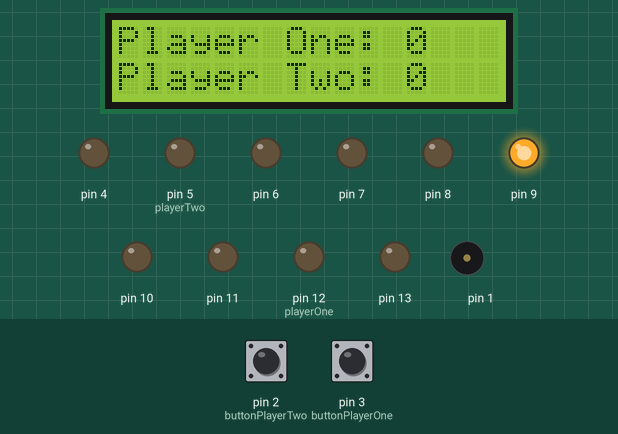
Simulated run of this sketch. Board: Arduino Uno, built with avr-gcc and run on an emulated ATmega328P. On the bench: 16×2 character LCD, output pins drawn as LEDs (lit = HIGH), buzzer (waves = sounding). Dashed ring = blinking. The test bench sets the inputs (shaded band); at power-on: pin 3 (buttonPlayerOne) LOW, pin 2 (buttonPlayerTwo) LOW.

Above: at 3.3 s.
3.4 s: pin 3 (buttonPlayerOne) pulled HIGH for 0.15 s
At 3.49 s:
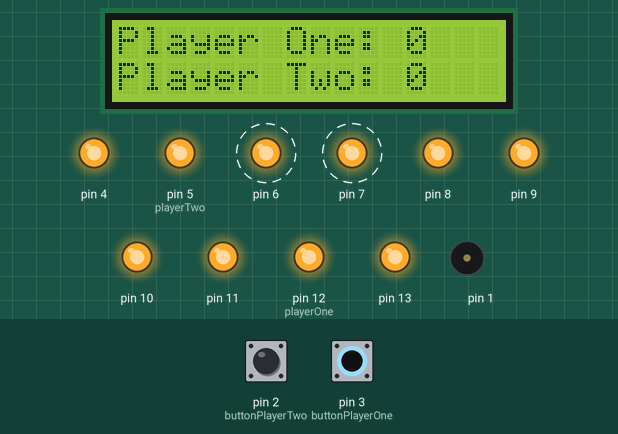
4.1 s: pin 2 (buttonPlayerTwo) pulled HIGH for 1 s
At 5.5 s:
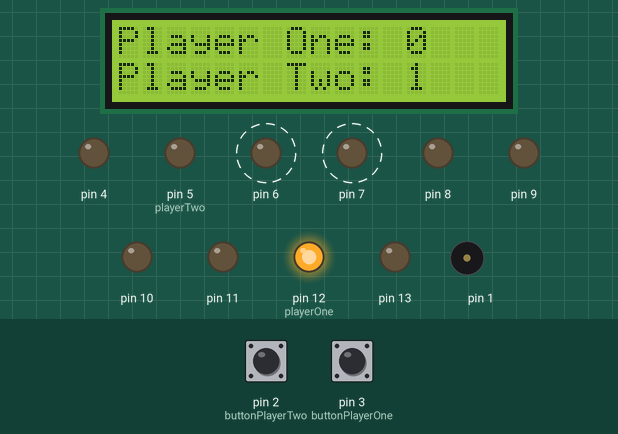
5.7 s: pin 3 (buttonPlayerOne) pulled HIGH for 1 s
At 7.1 s:
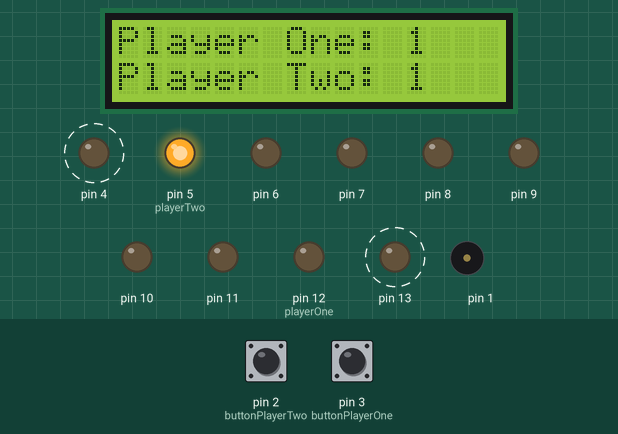
7.3 s: pin 2 (buttonPlayerTwo) pulsed HIGH 2 times (0.12 s each, 0.3 s apart)
At 9.15 s:
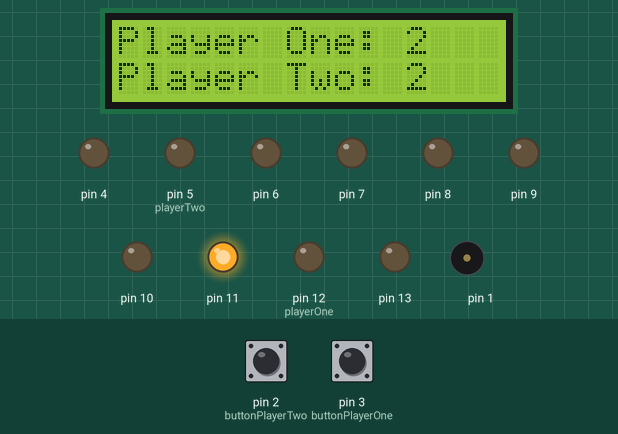
10.9 s: pin 3 (buttonPlayerOne) pulled HIGH for 0.15 s
At 11.15 s:
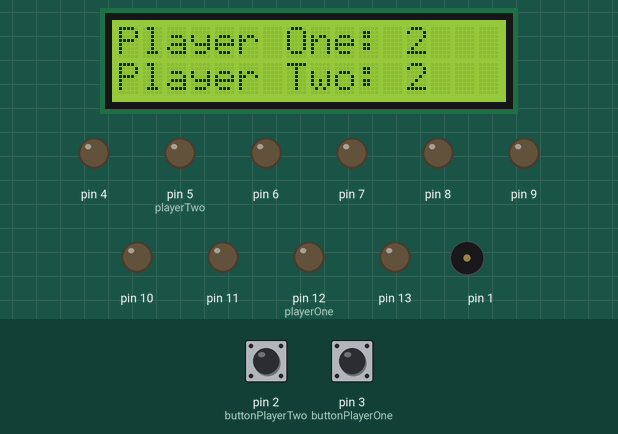
11.6 s: pin 2 (buttonPlayerTwo) pulled HIGH for 3.2 s
At 14.21 s:
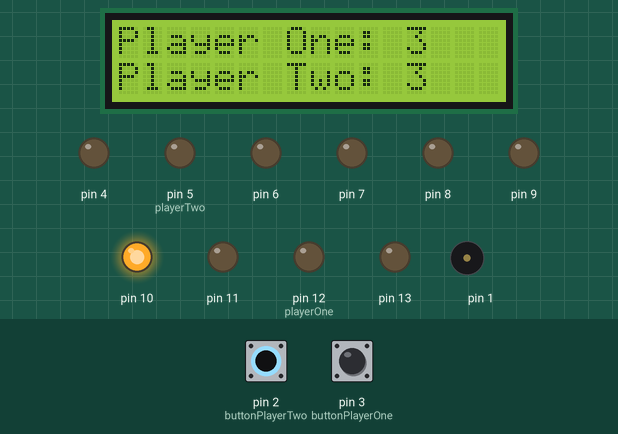
Timing chart, 0 to 18.2 s (numbered marks = the images above; inputs shaded):
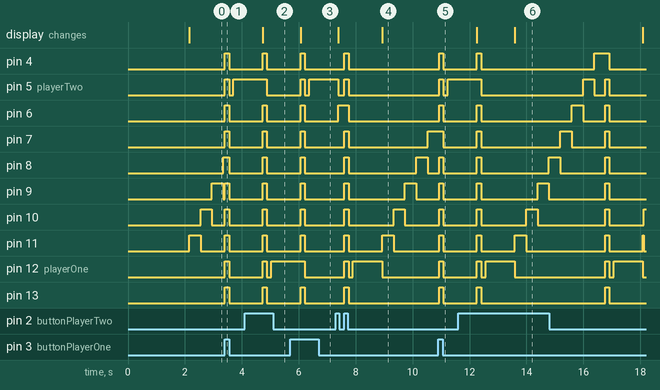

The sketch:

arduino_files.ino
```cpp
#include <Wire.h>
#include <LiquidCrystal_I2C.h>

LiquidCrystal_I2C lcd(0x27, 16, 2);

bool willTheBallGoTowardsPlayerTwo = true;
bool isInputAllowed = true;

const int playerOne = 12;
const int goalPlayerOne = 13;
const int buttonPlayerOne = 3;

const int playerTwo = 5;
const int goalPlayerTwo = 4;
const int buttonPlayerTwo = 2;

int scoreOfPlayerOne = 0;
int scoreOfPlayerTwo = 0;

const unsigned long initialMillisecondsPerLED = 400;
const unsigned long initialDeltaMillisecondsPerLED = 50;
unsigned long millisecondsPerLED = initialMillisecondsPerLED;
unsigned long deltaMillisecondsPerLED = initialDeltaMillisecondsPerLED;
unsigned long currentMillis = 0;
unsigned long previousMillis = 0;

int currentPosition = playerOne;        //Player one starts the game.
int previousPosition = playerOne + 1;
int deltaPosition = 0;

int buttonStatePlayerOne = 0;
int lastButtonStatePlayerOne = 0;
int buttonStatePlayerTwo = 0;
int lastButtonStatePlayerTwo = 0;

void setup() {
  lcd.backlight();
  lcd.begin(16, 2);
  lcd.clear();
  lcd.setCursor(2, 0);
  lcd.print("1D-Pong Game");
  lcd.setCursor(3, 1);
  lcd.print("by mircemk");
  delay(2000);

  lcd.clear();
  lcd.setCursor(0, 0);
  lcd.print("Player One: 0");
  lcd.setCursor(0, 1);
  lcd.print("Player Two: 0");

  // Initialize pins for LEDs and buttons
  for (int pin = 4; pin <= 13; pin++) {
    pinMode(pin, OUTPUT);
  }

  pinMode(buttonPlayerOne, INPUT);  // Player One button
  pinMode(buttonPlayerTwo, INPUT);  // Player Two button
}

void loop() {
  ListenForInput();
  currentMillis = millis();
  if (currentMillis - previousMillis >= millisecondsPerLED) {
    CheckGoalConditions();
    lcd.clear();
    lcd.setCursor(0, 0);
    lcd.print("Player One: ");
    lcd.setCursor(12, 0);
    lcd.print(scoreOfPlayerOne);

    lcd.setCursor(0, 1);
    lcd.print("Player Two: ");
    lcd.setCursor(12, 1);
    lcd.print(scoreOfPlayerTwo);
    CheckEndGame();
    DetermineNextPosition();
    MoveBallToNextPosition();
    previousMillis = currentMillis;
  }
}

void ListenForInput() {
  buttonStatePlayerOne = digitalRead(buttonPlayerOne);
  buttonStatePlayerTwo = digitalRead(buttonPlayerTwo);

  if (buttonStatePlayerOne != lastButtonStatePlayerOne && isInputAllowed) {
    if (buttonStatePlayerOne == HIGH) {
      if (currentPosition == playerOne) {
        ToggleBallDirection();
        IncreaseSpeed();
      } else {
        ScoreForPlayer(2);
      }
    }
    lastButtonStatePlayerOne = buttonStatePlayerOne;
  }

  if (buttonStatePlayerTwo != lastButtonStatePlayerTwo && isInputAllowed) {
    if (buttonStatePlayerTwo == HIGH) {
      if (currentPosition == playerTwo) {
        ToggleBallDirection();
        IncreaseSpeed();
      } else {
        ScoreForPlayer(1);
      }
    }
    lastButtonStatePlayerTwo = buttonStatePlayerTwo;
  }
}

void ToggleBallDirection() {
  willTheBallGoTowardsPlayerTwo = !willTheBallGoTowardsPlayerTwo;
  isInputAllowed = false;   // Prevent multiple inputs per frame
}

void IncreaseSpeed() {
  millisecondsPerLED -= deltaMillisecondsPerLED;
  if (deltaMillisecondsPerLED > 50) {
    deltaMillisecondsPerLED -= 50;
  }
}

void MoveBallToNextPosition() {
  previousPosition = currentPosition;
  digitalWrite(previousPosition, LOW);
  currentPosition = currentPosition + deltaPosition;
  digitalWrite(currentPosition, HIGH);
  tone(1, 500, 50);
  isInputAllowed = true;
}

void DetermineNextPosition() {
  if (willTheBallGoTowardsPlayerTwo) {
    deltaPosition = -1;
  } else {
    deltaPosition = 1;
  }
}

void CheckGoalConditions() {
  if (currentPosition == goalPlayerTwo) {
    ScoreForPlayer(1);
  } else if (currentPosition == goalPlayerOne) {
    ScoreForPlayer(2);
  }
}

void ScoreForPlayer(int playerWhoScored) {
  isInputAllowed = false;
  FlashAllLEDs(1);
  if (playerWhoScored == 1) {
    scoreOfPlayerOne++;
    Reset(1);
  } else if (playerWhoScored == 2) {
    scoreOfPlayerTwo++;
    Reset(2);
  }
}

void CheckEndGame() {
  if (scoreOfPlayerOne == 10) {
    lcd.clear();
    lcd.setCursor(0, 0);
    lcd.print("Player One Win");
    EndGameCeremonyFor(1);
  }
  if (scoreOfPlayerTwo == 10) {
    lcd.clear();
    lcd.setCursor(0, 0);
    lcd.print("Player Two Win");
    EndGameCeremonyFor(2);
  }
}

void Reset(int playerCurrentlyScored) {
  if (playerCurrentlyScored == 1) {
    digitalWrite(playerOne, HIGH);
    currentPosition = playerOne;
    willTheBallGoTowardsPlayerTwo = true;
    tone(1, 200, 150);
  } else if (playerCurrentlyScored == 2) {
    digitalWrite(playerTwo, HIGH);
    currentPosition = playerTwo;
    willTheBallGoTowardsPlayerTwo = false;
    tone(1, 300, 150);
  }

  delay(1000);  // 1 second pause
  millisecondsPerLED = initialMillisecondsPerLED;
  deltaMillisecondsPerLED = initialDeltaMillisecondsPerLED;
}

void EndGameCeremonyFor(int winner) {
  FlashAllLEDs(50);
  TurnOffAllLEDs();
  scoreOfPlayerOne = 0;
  scoreOfPlayerTwo = 0;
  delay(1000);
  lcd.clear();
  lcd.setCursor(4, 0);
  lcd.print("Starting");
  lcd.setCursor(4, 1);
  lcd.print("New Game");
  delay(2000);
}

void FlashAllLEDs(int blinkCount) {
  for (int i = 0; i < blinkCount; i++) {
    for (int pin = 4; pin <= 13; pin++) {
      digitalWrite(pin, HIGH);  // Turn on all LEDs
    }
    tone(1, 1000, 35);
    delay(150);  // Adjust delay to control blinking speed
    for (int pin = 4; pin <= 13; pin++) {
      digitalWrite(pin, LOW);  // Turn off all LEDs
    }
    delay(150);
  }
}

void TurnOffAllLEDs() {
  for (int pin = 4; pin <= 13; pin++) {
    digitalWrite(pin, LOW);
  }
}
```

Measured:
- after the input at 3.4 s, pin 4: LOW → HIGH at once, → LOW 0.15 s later; pin 5 (playerTwo): LOW → HIGH at once, → LOW 0.15 s later, → HIGH 0.15 s later
- after the input at 4.1 s, pin 4, pin 9–11, pin 13: LOW → HIGH after 0.63 s, → LOW 0.15 s later; pin 8: LOW → HIGH after 0.63 s instead of 1.4 s; pin 12 (playerOne): LOW → HIGH after 0.63 s, → LOW 0.15 s later, → HIGH 0.15 s later
- after the input at 5.7 s, pin 4, pin 6, pin 7, pin 13: LOW → HIGH after 0.36 s, → LOW 0.15 s later; pin 5 (playerTwo): LOW → HIGH after 0.36 s, → LOW 0.15 s later, → HIGH 0.15 s later; pin 8: LOW → HIGH after 0.36 s instead of 1.6 s
- after the input at 7.3 s, the display: first differs from a run without the input after 1.6 s (image 4)
- after the input at 10.9 s, pin 4, pin 8–11, pin 12 (playerOne), pin 13: LOW → HIGH at once, → LOW 0.15 s later; pin 5 (playerTwo): LOW → HIGH after 0.03 s instead of 0.43 s
- by itself, tone on pin 1: alternates 500 Hz for 0.05 s and silent for 0.35 s
